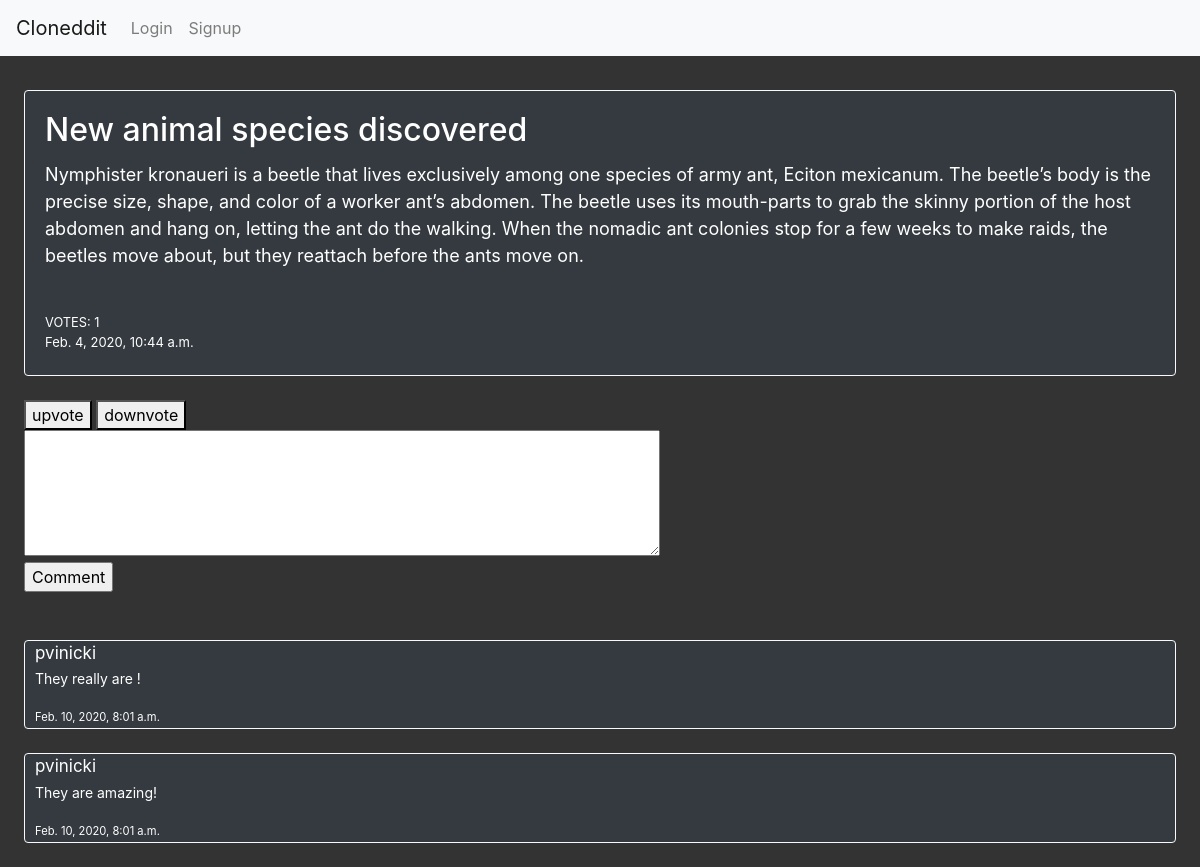
Page /entry/5/ on the committed database.
### comments/models.py (models this page shows, shortened)
class Entry(models.Model):
    title = models.CharField(max_length=200)
    pub_date = models.DateTimeField('date published')
    text = models.TextField(max_length=500, blank = True)
    votes = models.IntegerField(default = 0)

class Comment(models.Model):
    parentID = models.IntegerField(default = 0)
    entry = models.ForeignKey(Entry, on_delete=models.CASCADE,null = True)
    name = models.CharField(max_length = 50)
    text = models.TextField(max_length = 500, blank = True)
    votes = models.IntegerField(default = 0)
    pub_date = models.DateTimeField('date published')

### comments/views.py (the view)
# urls.py: path('entry/<int:entry_id>/', views.entry_detail, name='entry_detail'),
def entry_detail(request, entry_id):
    form = Post()
    entry = Entry.objects.get(id = entry_id)
    comments = Comment.objects.filter(entry = entry_id).order_by('-pub_date')
    return render(request, 'entry_detail.html', {'entry':entry, 'comments':comments, 'form': form})

### comments/forms.py
class Post(forms.Form):
    title = forms.CharField(max_length = 200)
    text = forms.CharField(max_length = 500)

### comments/templates/entry_detail.html
{% include 'index.html' %}
<div style="background-color: #333333">
{% block content %}
    <div style="padding-left: 24px; padding-top: 34px; padding-right: 24px" style="background-color: #333333">
        <div class="card text-white bg-dark border-light">
            <div class="card-body">
                <div class="card-title">
                    <h2>{{ entry.title }}</h2>
                </div>
                <div class="card-text">
                    <p style="font-size: 18px;">{{ entry.text }}</p>
                </div>
                <br>
                <small>VOTES: {{entry.votes}}</small>
                <p style="font-size: 13px; margin-bottom: 2px;">{{ entry.pub_date }}</p>
            </div>
        </div>
        <br>
        <a href="{% url 'comments:upvote' entry.pk %}"><button >upvote</button> </a>
        <a href="{% url 'comments:downvote' entry.pk %}"><button >downvote</button> </a>
        <div>
            <form action="{% url 'comments:make_comment' entry.pk %}" method="POST">{% csrf_token %}
                <textarea name="text" id="text" cols="60" rows="5"></textarea>
                <br>
                <input type="submit" value="Comment">
            </form>
        </div>
        <br>
        <br>
        <div>
        {% if request.user.is_superuser %}
            {% for comment in comments %}
                <div class="card text-white bg-dark border-light">
                    <p style="font-size: 17px; padding-left:10px; margin-bottom: 2px" >{{ comment.name }}</p>
                    <p style="font-size: 14px; padding-left:10px;"> {{ comment.text }} </p>
                    <p style="font-size: 14px; margin-bottom: 2px; padding-left:10px;"><small>{{ comment.pub_date }}</small></p>
                </div>
                <a href="{% url 'comments:edit_comment' comment.pk entry.pk %}"><button>Edit</button></a>
                <a href="{% url 'comments:remove_comment' comment.pk entry.pk %}"><button>Remove</button></a>
                <br>
                <br>
            {% endfor %}
        {% else %}
            {% for comment in comments %}
            <div class="card text-white bg-dark border-light">
                <p style="font-size: 17px; padding-left:10px; margin-bottom: 2px" >{{ comment.name }}</p>
                <p style="font-size: 14px; padding-left:10px;"> {{ comment.text }} </p>
                <p style="font-size: 14px; margin-bottom: 2px; padding-left:10px;"><small>{{ comment.pub_date }}</small></p>
            </div>
            <br>
            {% endfor %}
        {% endif %}
    </div>
{% endblock %}
</div>

### templates/style.css (style rules this page uses)
a:link { color: none; }

### rows in the picture
Entry: title "New animal species discovered", text "Nymphister kronaueri is a beetle that lives exclusively among one species of army ant, Eciton mexicanum. The beetle’s body is the precise size, shape, and color of a worker ant’s abdomen. The beetle uses its mouth-parts to grab the skinny portion of the host abdomen and hang on, letting the ant do the walking. When the nomadic ant colonies stop for a few weeks to make raids, the beetles move about, but they reattach before the ants move on.", votes "1", pub_date "Feb. 4, 2020, 10:44 a.m."
Comment: name "pvinicki", text "They really are !", pub_date "Feb. 10, 2020, 8:01 a.m."
Comment: name "pvinicki", text "They are amazing!", pub_date "Feb. 10, 2020, 8:01 a.m."
